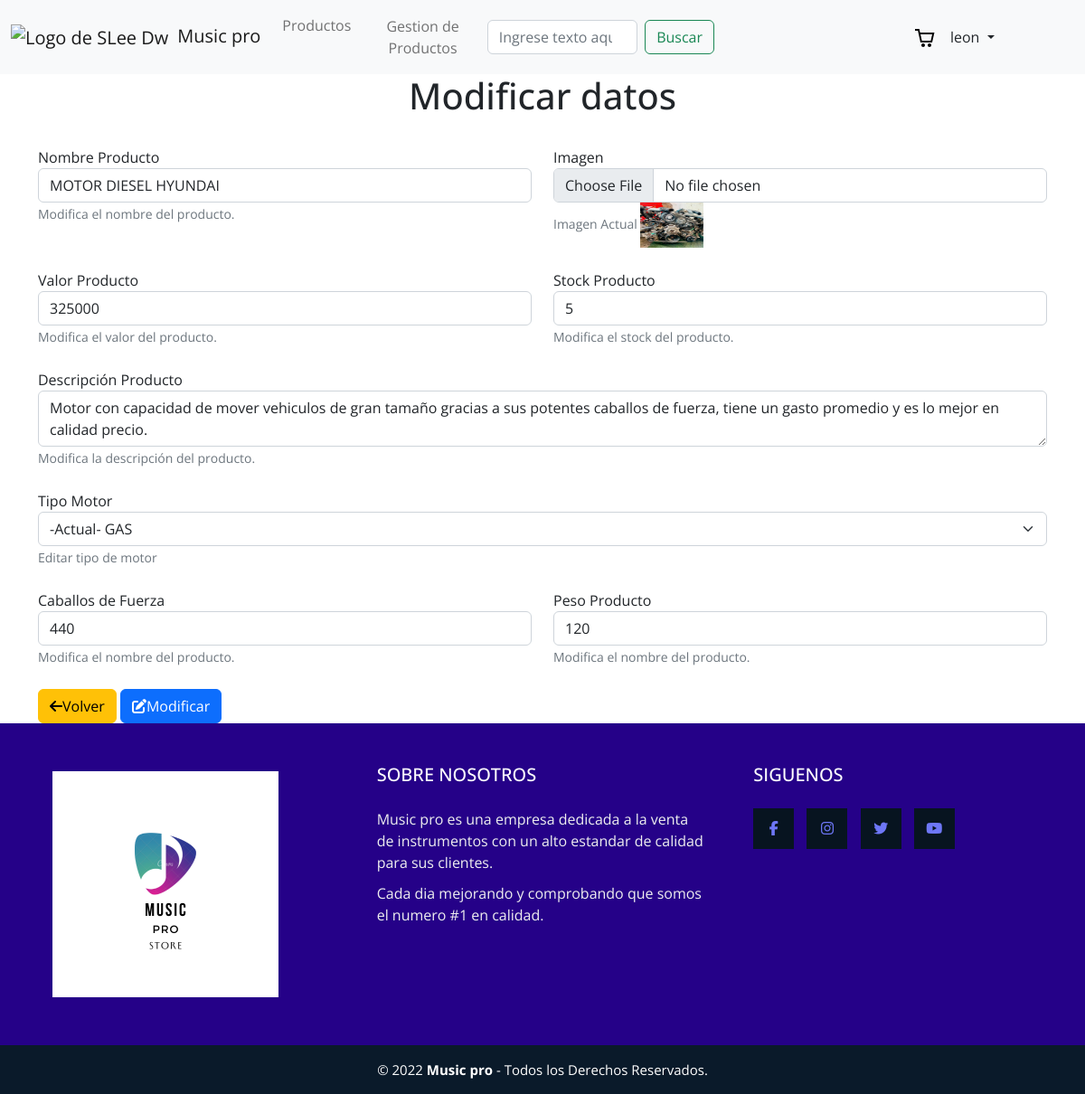
The page /update-prd/1 (signed in) on the database its author committed.
### users/models.py (models this page shows, shortened)
class User(AbstractBaseUser, PermissionsMixin):
    GENDER_CHOICES = (
        ('M', 'MASCULINO'),
        ('F', 'FEMENINO'),
        ('O', 'OTRO'),
    )
    username = models.CharField(max_length=50, unique=True)
    email = models.EmailField()
    nombres = models.CharField(max_length=50, blank=True)
    apellidos = models.CharField(max_length=50, blank=True)
    genero = models.CharField(max_length=1, choices = GENDER_CHOICES, blank=True)
    is_staff = models.BooleanField(default=False)
    USERNAME_FIELD = 'username'
    REQUIRED_FIELDS = ['email',]
    objects = UserManager()

### zavod/models.py (models this page shows)
class Producto(models.Model):
    Tipo_motor = (
        ('DIESEL', 'DIESEL'),
        ('PETROL', 'PETROL'),
        ('GAS', 'GAS'),
    )
    idProducto = models.AutoField(primary_key = True,verbose_name = 'Id de producto')
    nombre_producto = models.CharField(max_length = 100, verbose_name = 'Nombre de producto')
    image = models.ImageField(upload_to='images', verbose_name='Imagen')
    valor = models.IntegerField(verbose_name="valor")
    cantidad = models.IntegerField(verbose_name="cantidad")
    descripcion = models.CharField(verbose_name='descripcion', max_length=200)
    tipo_motor = models.CharField('Tipo de motor', max_length=10, choices=Tipo_motor)
    caballos_fuerza = models.IntegerField()
    peso = models.CharField(max_length=10)
    class Meta:
        verbose_name = 'Productos'
        verbose_name_plural = 'Todos los Productos'

### zavod/views.py (the view, shortened to what this page needs)
# urls.py: path('update-prd/<pk>', views.UpdateObj.as_view(), name='update_prd'),
class UpdateObj(StaffRequiredMixin, UpdateView):
    template_name= "update_obj.html"
    model = Producto
    fields = ('__all__')
    success_url = reverse_lazy('app_zavod:obj_adm')

### zavod/views.py (called while the page is built)
    def test_func(self):
            return self.request.user.is_staff

### zavod/templates/update_obj.html (shortened to what this page needs)
{% extends "./base.html" %}
{%block content%}
{%load static%}
<div class="container">
    <h1 style="text-align: center;">Modificar  datos</h1>
<form method="POST">{% csrf_token %}
        <br>
        <div class="row">
        <div class="col">
          <label for="id_nombre_producto">Nombre Producto </label>
          <input type="text" name="nombre_producto" maxlength="100" required class="form-control" id="id_nombre_producto" value="{{producto.nombre_producto}}" placeholder="Modificar Nombre">
          <small id="id_nombre_producto" class="form-text text-muted">Modifica el nombre del producto.</small>
        </div>
        <br>
        <div class="col">
          <label for="id_imagen">Imagen</label>
          <input type="file" name="image" accept="image/*" class="form-control" id="id_image" aria-describedby="emailHelp">
          <small  class="form-text text-muted">Imagen Actual <a href="{{producto.image.url}}"><img style="height: 50px; width: 70px;" src="{{ producto.image.url }}"></img></a></small>
        </div>
        </div>
        <br>
        <div class="row">
            <div class="col">
          <label for="id_valor">Valor Producto </label>
          <input type="number" name="valor"  required class="form-control" id="id_valor" value="{{producto.valor}}" aria-describedby="emailHelp" placeholder="Ingrese valor">
          <small id="id_valor" class="form-text text-muted">Modifica el valor del producto.</small>
        </div>
        <br>
        <div class="col">
          <label for="id_nombre_producto">Stock Producto </label>
          <input type="number" name="cantidad"  required class="form-control" id="id_cantidad" value="{{producto.cantidad}}" aria-describedby="emailHelp" placeholder="Ingrese cantidad">
          <small id="emailHelp" class="form-text text-muted">Modifica el stock del producto.</small>
        </div>
        </div>
        <br>
        <div class="row">
            <div class="col">
          <label for="id_nombre_producto">Descripción Producto</label>
          <textarea type="text" name="descripcion" maxlength="100" required class="form-control" id="id_nombre_producto" aria-describedby="emailHelp" placeholder="Ingrese descripción">{{producto.descripcion}}</textarea>
          <small id="emailHelp" class="form-text text-muted">Modifica la descripción del producto.</small>
        </div>
        </div>
        <br>
        <div class="form-group">
          <label for="id_tipo_motor">Tipo Motor </label>
          <select class="form-select" name="tipo_motor" id="id_tipo_motor">
            <option value ="{{producto.tipo_motor}}">-Actual- {{producto.tipo_motor}}</option>
            <br>
        </select>
          <small id="id_tipo_motor" class="form-text text-muted">Editar tipo de motor</small>
        </div>
        <br>
        <div class="row">
        <div class="col">
          <label for="id_caballos_fuerza">Caballos de Fuerza</label>
          <input type="number" name="caballos_fuerza"  required class="form-control" id="id_caballos_fuerza" value="{{producto.caballos_fuerza}}" aria-describedby="emailHelp" placeholder="Ingrese la cantidad de caballos de fuerza">
          <small id="caballos_fuerza" class="form-text text-muted">Modifica el nombre del producto.</small>
        </div>
        <br>
        <div class="col">
          <label for="id_peso">Peso Producto </label>
          <input type="text" name="peso"  required class="form-control" id="id_peso" value="{{producto.peso}}"  aria-describedby="emailHelp" placeholder="Ingrese peso">
          <small id="id_peso" class="form-text text-muted">Modifica el nombre del producto.</small>
        </div>
        </div>
        <br>
        <a href="{% url 'app_zavod:obj_adm' %}" class="btn btn-warning"><i class="fa-solid fa-arrow-left"></i>Volver</a>
        <button  type="submit" class="btn btn-primary"><i class="fa-solid fa-pen-to-square"></i>Modificar</button>
</form>
</div>
{% endblock %}

### zavod/templates/base.html (shortened to what this page needs)
{%load static%}
<!DOCTYPE html>
<html lang="en">
<head>
    <link href="https://cdn.jsdelivr.net/npm/bootstrap@5.2.0-beta1/dist/css/bootstrap.min.css" rel="stylesheet">
    <link rel="stylesheet" href="{% static 'css/footer.css' %}">
    <link rel="stylesheet" href="{% static 'css/index.css' %}">
    <link rel="stylesheet" href="{% static 'css/cart.css' %}">
</head>
<body>
    <header>
        <nav class="navbar navbar-expand-lg bg-light">
            <div class="container-fluid">
              <a class="navbar-brand" href="{% url 'app_zavod:home' %}"><img src="{% static 'img/logo2.jpg' %}" width="50px" style="margin-right: 10px;" alt="Logo de SLee Dw">Music pro</a>
              <div class="collapse navbar-collapse" id="navbarSupportedContent">
                <ul class="navbar-nav me-auto mb-2 mb-lg-0">
                  <li class="nav-item ">
                    <a class="nav-link"  href="{% url 'app_zavod:productos' %}">Productos</a>
                  </li>
                  {% if request.user.is_staff is not False%}
                  <li class="nav-item ">
                    <a class="btn nav-link"  href="{% url 'app_zavod:obj_adm' %}">Gestion de Productos</a>
                  </li>
                  {% endif %}
                </ul>
                <form class="d-flex" style="margin-right: 25%;" role="search">
                  <input class="form-control me-2" type="search" placeholder="Ingrese texto aquí" aria-label="Search">
                  <button class="btn btn-outline-success" type="submit">Buscar</button>
                </form>
                {% include "./components/header_cart.html" %}
                <div class="nav-item dropdown" style="margin-right: 10%;">
                  <a class="nav-link dropdown-toggle" href="#" id="navbarDropdown" role="button" data-bs-toggle="dropdown" aria-expanded="false">
                    {{user}}
                  </a>
                </div>
              </div>
            </div>
          </nav>
    </header>
    {%block content%}
    {% endblock %}
    <footer class="pie-pagina">
        <div class="grupo-1">
            <div class="box">
                <figure>
                    <a href="#">
                        <img src="{% static 'img/logo1.png' %}" alt="Logo de SLee Dw">
                    </a>
                </figure>
            </div>
            <div class="box">
                <h2>SOBRE NOSOTROS</h2>
                <p>Music pro es una empresa dedicada a la venta de instrumentos con un alto estandar de calidad para sus clientes.</p>
                <p>Cada dia mejorando y comprobando que somos el numero #1 en calidad.</p>
            </div>
            <div class="box">
                <h2>SIGUENOS</h2>
                <div class="red-social">
                    <a href="#" class="fa fa-facebook"></a>
                    <a href="#" class="fa fa-instagram"></a>
                    <a href="#" class="fa fa-twitter"></a>
                    <a href="#" class="fa fa-youtube"></a>
                </div>
            </div>
        </div>
        <div class="grupo-2">
            <small>&copy; 2022 <b>Music pro</b> - Todos los Derechos Reservados.</small>
        </div>
    </footer>
  </body>
</html>

### zavod/static/css/footer.css (style rules this page uses)
* { margin: 0; padding: 0; box-sizing: border-box; font-family: 'Open Sans', sans-serif; }
.pie-pagina { width: 100%; background-color: #250188; }
.pie-pagina .grupo-1 { width: 100%; max-width: 1200px; margin: auto; display:grid; grid-template-columns: repeat(3, 1fr); grid-gap:50px; padding: 45px 0px; }
.pie-pagina .grupo-1 .box figure { width: 100%; height: 100%; display: flex; justify-content: center; align-items: center; }
.pie-pagina .grupo-1 .box figure img { width: 250px; }
.pie-pagina .grupo-1 .box h2 { color: #fff; margin-bottom: 25px; font-size: 20px; }
.pie-pagina .grupo-1 .box p { color: #efefef; margin-bottom: 10px; }
.pie-pagina .grupo-1 .red-social a { display: inline-block; text-decoration: none; width: 45px; height: 45px; line-height: 45px; color: rgb(110, 119, 247); margin-right: 10px; background-color: #071420; text-align: center; transition: all 300ms ease; }
.pie-pagina .grupo-2 { background-color: #0a1a2a; padding: 15px 10px; text-align: center; color: #fff; }
.pie-pagina .grupo-2 small { font-size: 15px; }

### zavod/static/css/cart.css (style rules this page uses)
:root { --ICON_SIZE: 24px }

### rows shown on the page
User: username "leon"
Producto: nombre_producto "MOTOR DIESEL HYUNDAI", image (picture), valor "325000", cantidad "5", descripcion "Motor con capacidad de mover vehiculos de gran tamaño gracias a sus potentes caballos de fuerza, tiene un gasto promedio y es lo mejor en calidad precio.", caballos_fuerza "440", peso "120"
